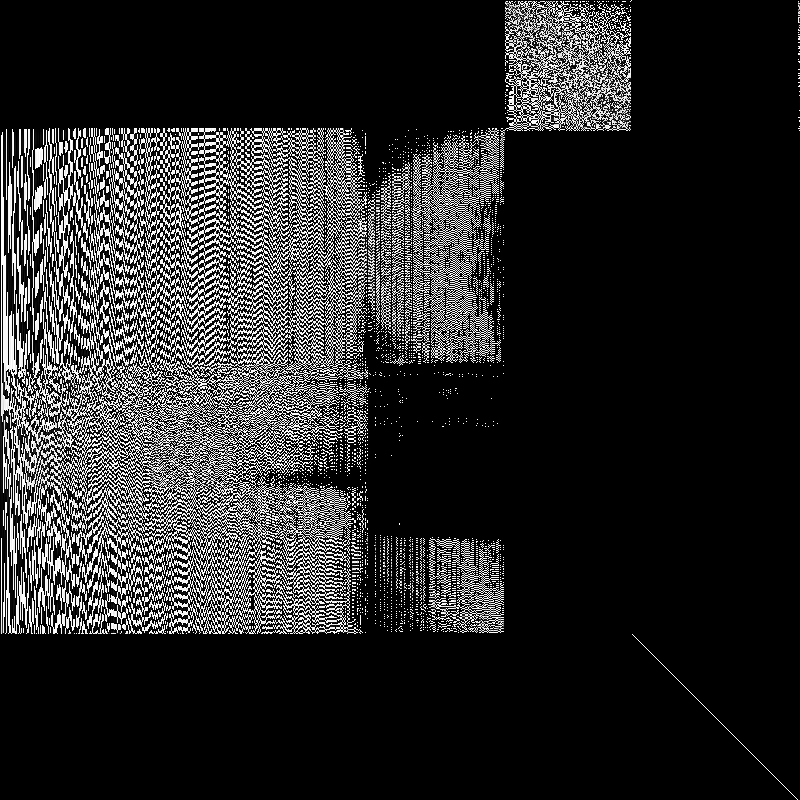
#> input picture data/lab_3/output/matrix_U.png, 800 x 800 px
$ python main.py
#> lines starting #> are read from the running program, lines starting #| are printed output that depends on the picture
### src/lab_3/utils.py
# Імпорт необхідних бібліотек
import numpy as np
import matplotlib.pyplot as plt
from PIL import Image
from tkinter import Tk, filedialog
import pathlib

# Налаштування директорій
data_folder = pathlib.Path('../../data/lab_3')
output_data_folder = data_folder / 'output'
output_data_folder.mkdir(parents=True, exist_ok=True)

# Завантаження зображення і перетворення на матрицю
def load_image():
    try:
        # Відкриття вікна для вибору файлу
        root = Tk()
        root.withdraw()  # Приховуємо основне вікно Tkinter
        file_path = filedialog.askopenfilename(filetypes=[("Image files", "*.jpg;*.png;*.jpeg;*.bmp")])
        if not file_path:
            print("Файл не обрано.")
            return None, None
        img = Image.open(file_path).convert('L')  # Конвертуємо в градації сірого
        img_matrix = np.asarray(img) / 255.0  # Нормалізуємо значення до [0, 1]
        return img_matrix, file_path
    except Exception as e:
        print(f"Помилка завантаження зображення: {e}")
        return None, None

# 2. Реалізація SVD
# Розкладання матриці A на U, Sigma та V
def perform_svd(matrix):
    U, Sigma, Vt = np.linalg.svd(matrix, full_matrices=False)
    return U, Sigma, Vt

# 3. Зменшення розмірності за відсотком
# Обрізаємо Sigma на основі вказаного відсотка інформації
def reduce_svd_by_percentage(U, Sigma, Vt, percentage):
    total_variance = np.sum(Sigma)
    variance_retained = 0
    k = 0
    while variance_retained / total_variance < percentage / 100.0:
        variance_retained += Sigma[k]
        k += 1
    print(f"Збережено {k} компонент, що становить {percentage}% інформації.")
    Sigma_reduced = np.zeros_like(Sigma)
    Sigma_reduced[:k] = Sigma[:k]  # Залишаємо перші k компонент
    # Відновлення матриці
    reduced_matrix = np.dot(U, np.dot(np.diag(Sigma_reduced), Vt))
    return reduced_matrix

# 4. Збереження результатів
# Збереження допоміжних матриць

def save_auxiliary_matrices(U, Sigma, Vt):
    try:
        U_save_path = output_data_folder / "matrix_U.png"
        Sigma_save_path = output_data_folder / "matrix_Sigma.png"
        Vt_save_path = output_data_folder / "matrix_Vt.png"

        # Збереження матриць як зображень
        U_image = (U * 255).astype(np.uint8)
        Sigma_image = (np.diag(Sigma) * 255 / np.max(Sigma)).astype(np.uint8)
        Vt_image = (Vt * 255).astype(np.uint8)

        Image.fromarray(U_image).save(U_save_path)
        Image.fromarray(Sigma_image).save(Sigma_save_path)
        Image.fromarray(Vt_image).save(Vt_save_path)

        print(f"Матриця U збережена як: {U_save_path}")
        print(f"Матриця Sigma збережена як: {Sigma_save_path}")
        print(f"Матриця Vt збережена як: {Vt_save_path}")
    except Exception as e:
        print(f"Помилка збереження матриць: {e}")

# 5. Збереження зображень

def save_images(original, reduced):
    try:
        original_save_path = output_data_folder / "original.png"
        reduced_save_path = output_data_folder / "reduced.png"

        original_image = (original * 255).astype(np.uint8)
        reduced_normalized = (reduced - reduced.min()) / (reduced.max() - reduced.min())
        reduced_image = (reduced_normalized * 255).astype(np.uint8)

        Image.fromarray(original_image).save(original_save_path)
        Image.fromarray(reduced_image).save(reduced_save_path)

        print(f"Оригінальне зображення збережено як: {original_save_path}")
        print(f"Відновлене зображення збережено як: {reduced_save_path}")

        return original_save_path, reduced_save_path
    except Exception as e:
        print(f"Помилка збереження зображень: {e}")
        return None, None

# 6. Візуалізація результатів

def visualize_results(original, reduced):
    plt.figure(figsize=(10, 5))

    plt.subplot(1, 2, 1)
    plt.title("Оригінальне зображення")
    plt.imshow(original, cmap='gray')
    plt.colorbar()

    plt.subplot(1, 2, 2)
    plt.title("Відновлене зображення після SVD")
    plt.imshow(reduced, cmap='gray')
    plt.colorbar()

    plt.show()

### src/lab_3/main.py
# Імпорт необхідних бібліотек
from utils import *

# Основна функція програми
def main():
    default_percentage = 75

    # Завантаження зображення
    matrix, file_path = load_image()
#> the answer given: ../../data/lab_3/output/matrix_U.png
#> in load_image, img is the input picture: PIL image 800x800 L; min 0, max 255, mean 41.5
#> file_path = '../../data/lab_3/output/matrix_U.png'
    if matrix is None or file_path is None:
        return

    print("Оригінальне зображення завантажено.")

    # Розкладання матриці за допомогою SVD
    U, Sigma, Vt = perform_svd(matrix)
#> in perform_svd, `U, Sigma, Vt = np.linalg.svd(matrix, full_matrices=False)`:
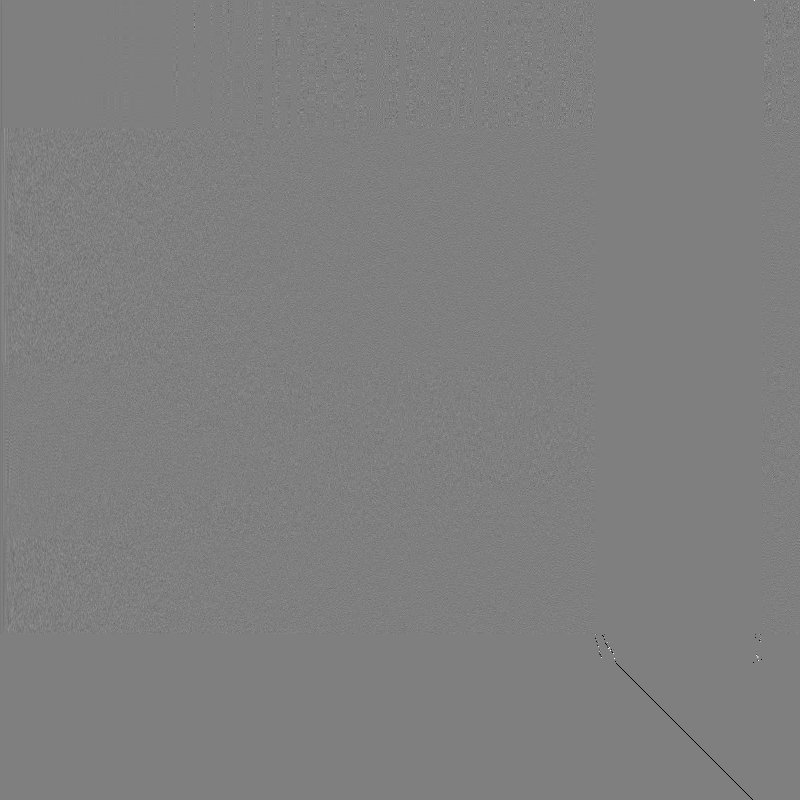
#> U: shape (800, 800) float64; min -1, max 1, mean -0.000289; drawn with min black and max white
#> in perform_svd, `U, Sigma, Vt = np.linalg.svd(matrix, full_matrices=False)`: Sigma = 800 values, max 200.3 at index 0, min 0.0111 at index 799, mean 6.51

    # Збереження допоміжних матриць
    save_auxiliary_matrices(U, Sigma, Vt)
#> in save_auxiliary_matrices, `U_image = (U * 255).astype(np.uint8)`:
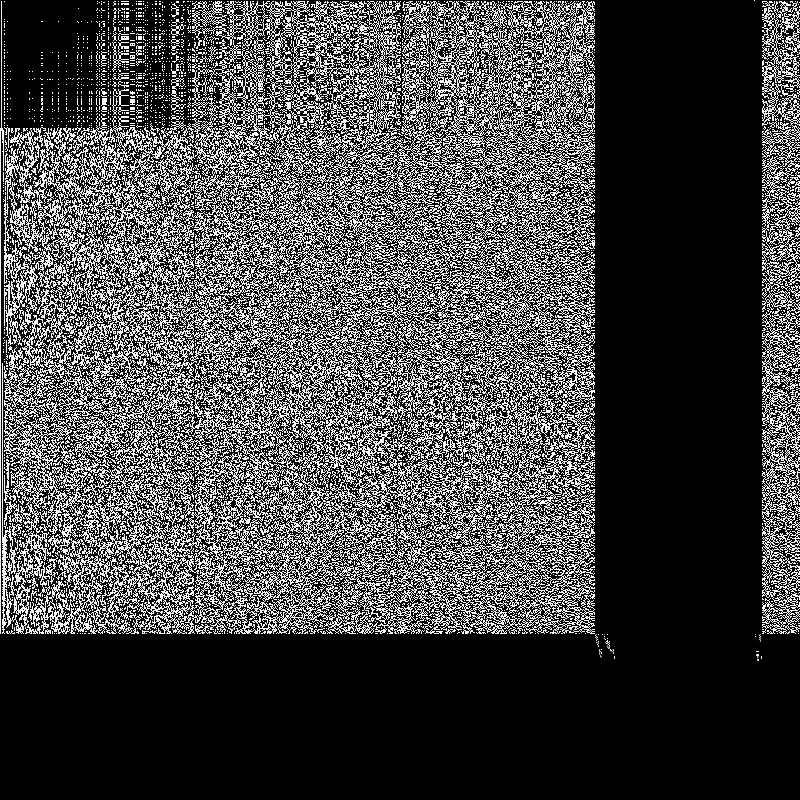
#> U_image: shape (800, 800); min 0, max 255, mean 69.6
#> in save_auxiliary_matrices, `Vt_image = (Vt * 255).astype(np.uint8)`:
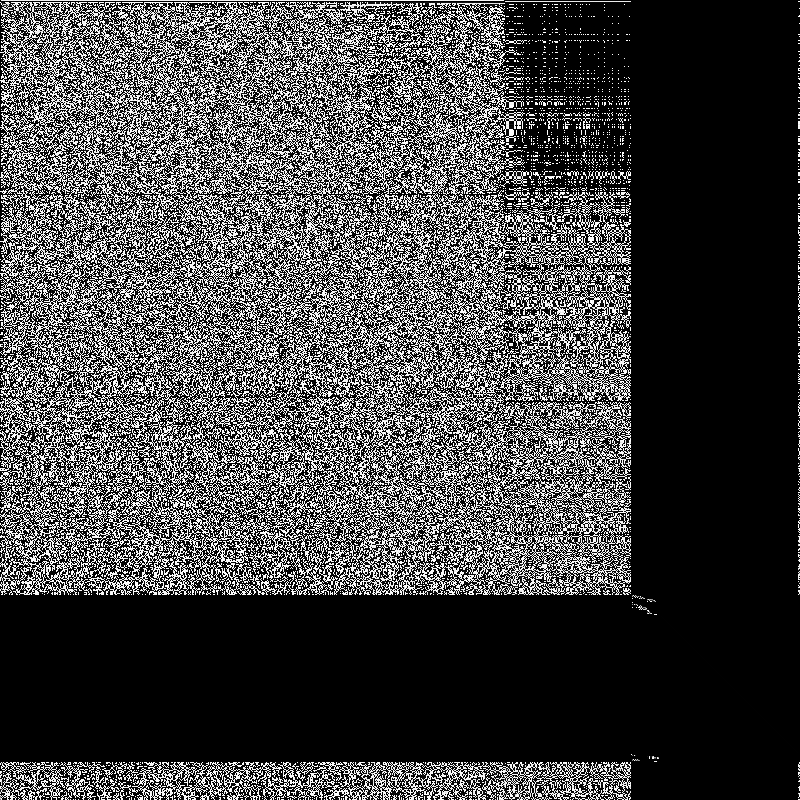
#> Vt_image: shape (800, 800); min 0, max 255, mean 69.1

    # Користувач обирає відсоток інформації для збереження
    percentage = float(input(f"Введіть відсоток інформації для збереження (0-100, за замовчуванням {default_percentage}): ") or default_percentage)
#> the answer given: 3

    # Зменшуємо розмірність
    reduced_matrix = reduce_svd_by_percentage(U, Sigma, Vt, percentage)
#> in reduce_svd_by_percentage, `total_variance = np.sum(Sigma)`: total_variance = 5208.8
#> the loop in reduce_svd_by_percentage, `while variance_retained / total_variance < percentage / 100.0:` made 1 pass
#> (variance_retained, k) on pass 1: (200.3, 1)
#> after the loop in reduce_svd_by_percentage, `while variance_retained / total_variance < percentage / 100.0:`: k = 1; variance_retained = 200.3
#| Збережено 1 компонент, що становить 3.0% інформації.
#> in reduce_svd_by_percentage, `reduced_matrix = np.dot(U, np.dot(np.diag(Sigma_reduced), Vt))`:
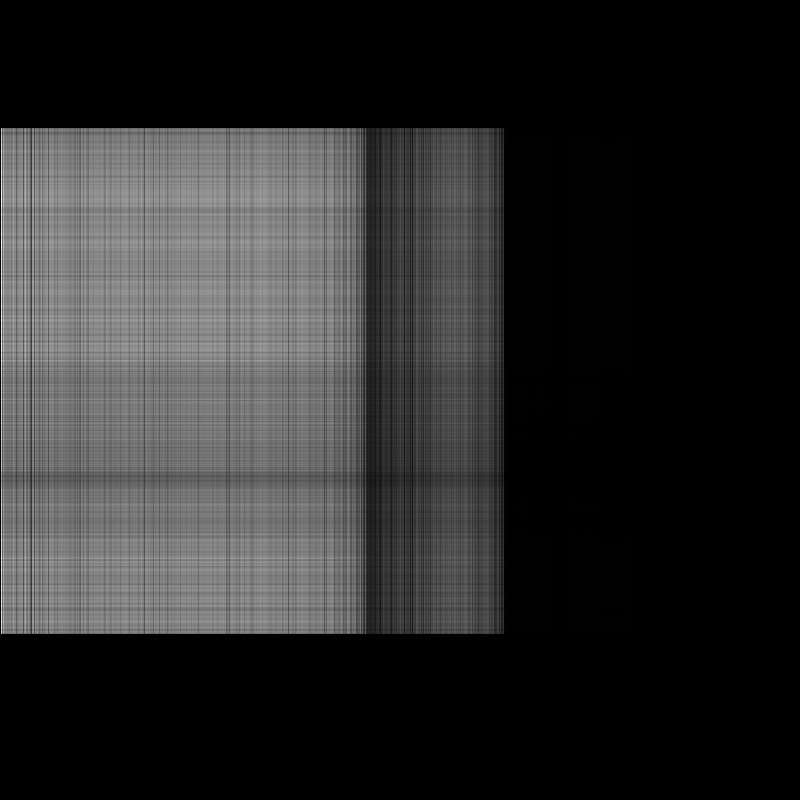
#> reduced_matrix: shape (800, 800) float64; min -1.92e-15, max 0.917, mean 0.151; drawn with min black and max white

    print("Відновлене зображення оброблено.")

    # Збереження зображень
    save_images(matrix, reduced_matrix)

    # Візуалізуємо результати
    visualize_results(matrix, reduced_matrix)
#> in visualize_results, `plt.show()`:
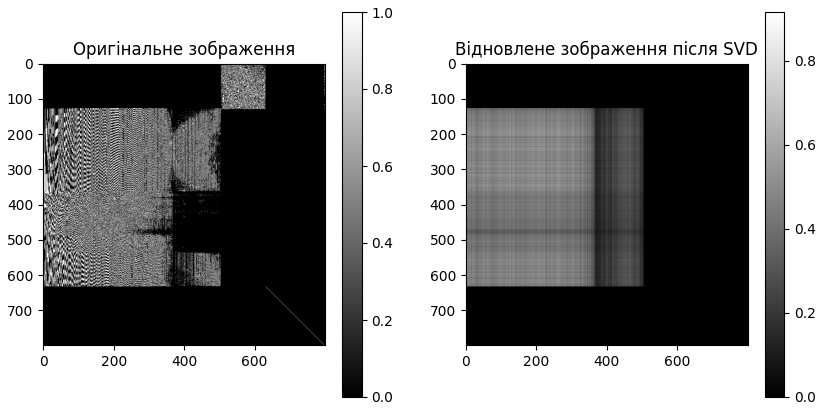
#> figure drawn by matplotlib, 4 panels


if __name__ == "__main__":
    main()
